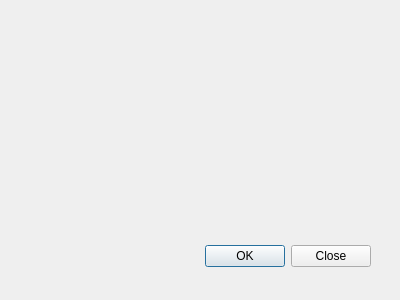
<?xml version="1.0" encoding="UTF-8"?>
<ui version="4.0">
 <class>Dialog</class>
 <widget class="QDialog" name="Dialog">
  <property name="geometry">
   <rect>
    <x>0</x>
    <y>0</y>
    <width>400</width>
    <height>300</height>
   </rect>
  </property>
  <property name="windowTitle">
   <string>Dialog</string>
  </property>
  <widget class="QDialogButtonBox" name="buttonBox">
   <property name="geometry">
    <rect>
     <x>30</x>
     <y>240</y>
     <width>341</width>
     <height>32</height>
    </rect>
   </property>
   <property name="orientation">
    <enum>Qt::Horizontal</enum>
   </property>
   <property name="standardButtons">
    <set>QDialogButtonBox::Close|QDialogButtonBox::Ok</set>
   </property>
  </widget>
 </widget>
 <resources/>
 <connections>
  <connection>
   <sender>buttonBox</sender>
   <signal>accepted()</signal>
   <receiver>Dialog</receiver>
   <slot>accept()</slot>
   <hints>
    <hint type="sourcelabel">
     <x>248</x>
     <y>254</y>
    </hint>
    <hint type="destinationlabel">
     <x>157</x>
     <y>274</y>
    </hint>
   </hints>
  </connection>
  <connection>
   <sender>buttonBox</sender>
   <signal>rejected()</signal>
   <receiver>Dialog</receiver>
   <slot>reject()</slot>
   <hints>
    <hint type="sourcelabel">
     <x>316</x>
     <y>260</y>
    </hint>
    <hint type="destinationlabel">
     <x>286</x>
     <y>274</y>
    </hint>
   </hints>
  </connection>
 </connections>
</ui>
